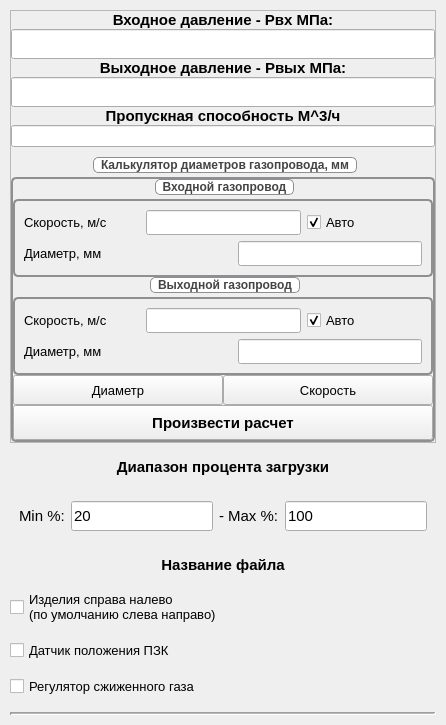
      <widget class="QWidget" name="regulator_tab">
       <attribute name="title">
        <string>Регулятор</string>
       </attribute>
       <layout class="QGridLayout" name="gridLayout_regulator">
        <property name="leftMargin">
         <number>10</number>
        </property>
        <property name="topMargin">
         <number>10</number>
        </property>
        <property name="rightMargin">
         <number>10</number>
        </property>
        <property name="bottomMargin">
         <number>10</number>
        </property>
        <property name="horizontalSpacing">
         <number>10</number>
        </property>
        <property name="verticalSpacing">
         <number>15</number>
        </property>
        <item row="0" column="0">
         <widget class="QFrame" name="frame">
          <property name="frameShape">
           <enum>QFrame::StyledPanel</enum>
          </property>
          <property name="frameShadow">
           <enum>QFrame::Raised</enum>
          </property>
          <layout class="QVBoxLayout" name="verticalLayout_10">
           <property name="spacing">
            <number>0</number>
           </property>
           <property name="leftMargin">
            <number>0</number>
           </property>
           <property name="topMargin">
            <number>0</number>
           </property>
           <property name="rightMargin">
            <number>0</number>
           </property>
           <property name="bottomMargin">
            <number>0</number>
           </property>
           <item>
            <widget class="QLabel" name="label">
             <property name="maximumSize">
              <size>
               <width>16777215</width>
               <height>30</height>
              </size>
             </property>
             <property name="font">
              <font>
               <pointsize>11</pointsize>
               <weight>75</weight>
               <bold>true</bold>
              </font>
             </property>
             <property name="text">
              <string>Входное давление - Рвх МПа:</string>
             </property>
             <property name="alignment">
              <set>Qt::AlignCenter</set>
             </property>
            </widget>
           </item>
           <item>
            <widget class="QLineEdit" name="input_PIn">
             <property name="minimumSize">
              <size>
               <width>0</width>
               <height>30</height>
              </size>
             </property>
             <property name="font">
              <font>
               <pointsize>11</pointsize>
              </font>
             </property>
             <property name="text">
              <string/>
             </property>
            </widget>
           </item>
           <item>
            <widget class="QLabel" name="label_2">
             <property name="maximumSize">
              <size>
               <width>16777215</width>
               <height>30</height>
              </size>
             </property>
             <property name="font">
              <font>
               <pointsize>11</pointsize>
               <weight>75</weight>
               <bold>true</bold>
              </font>
             </property>
             <property name="text">
              <string>Выходное давление - Рвых МПа:</string>
             </property>
             <property name="alignment">
              <set>Qt::AlignCenter</set>
             </property>
            </widget>
           </item>
           <item>
            <widget class="QLineEdit" name="input_POt">
             <property name="minimumSize">
              <size>
               <width>0</width>
               <height>30</height>
              </size>
             </property>
             <property name="font">
              <font>
               <pointsize>11</pointsize>
              </font>
             </property>
             <property name="text">
              <string/>
             </property>
            </widget>
           </item>
           <item>
            <widget class="QLabel" name="label_3">
             <property name="maximumSize">
              <size>
               <width>16777215</width>
               <height>30</height>
              </size>
             </property>
             <property name="font">
              <font>
               <pointsize>11</pointsize>
               <weight>75</weight>
               <bold>true</bold>
              </font>
             </property>
             <property name="text">
              <string>Пропускная способность М^3/ч</string>
             </property>
             <property name="alignment">
              <set>Qt::AlignCenter</set>
             </property>
            </widget>
           </item>
           <item>
            <widget class="QLineEdit" name="input_bandwidth">
             <property name="minimumSize">
              <size>
               <width>0</width>
               <height>30</height>
              </size>
             </property>
             <property name="font">
              <font>
               <pointsize>11</pointsize>
              </font>
             </property>
             <property name="styleSheet">
              <string notr="true">    margin-bottom: 10px;</string>
             </property>
             <property name="text">
              <string/>
             </property>
            </widget>
           </item>
           <item>
            <widget class="QGroupBox" name="groupBox">
             <property name="font">
              <font>
               <pointsize>11</pointsize>
               <weight>75</weight>
               <bold>true</bold>
              </font>
             </property>
             <property name="styleSheet">
              <string notr="true">QGroupBox {
    border: 2px solid #8f8f91;
    border-radius: 5px;
    margin-top: 20px;
    font-size: 12px;
    font-weight: bold;
    color: #2e2e2e;
}
QGroupBox::title {
    subcontrol-origin: margin;
    subcontrol-position: top center;
    padding: 0 5px;
    background-color: #ffffff;
    border: 1px solid #8f8f91;
    border-radius: 5px;
    color: #444444;
    font-size: 11pt;
    font-weight: bold;
}
QGroupBox::indicator {
    border: 1px solid #8f8f91;
    width: 13px;
    height: 13px;
    border-radius: 6px;
}
QGroupBox::indicator:unchecked {
    background-color: #ffffff;
}
QGroupBox::indicator:checked {
    background-color: #8f8f91;
}</string>
             </property>
             <property name="title">
              <string>Калькулятор диаметров газопровода, мм</string>
             </property>
             <layout class="QVBoxLayout" name="verticalLayout_7">
              <property name="spacing">
               <number>0</number>
              </property>
              <property name="leftMargin">
               <number>0</number>
              </property>
              <property name="topMargin">
               <number>0</number>
              </property>
              <property name="rightMargin">
               <number>0</number>
              </property>
              <property name="bottomMargin">
               <number>0</number>
              </property>
              <item>
               <widget class="QGroupBox" name="groupBox_2">
                <property name="font">
                 <font>
                  <pointsize>10</pointsize>
                  <weight>50</weight>
                  <bold>false</bold>
                 </font>
                </property>
                <property name="font">
                 <font>
                  <pointsize>10</pointsize>
                  <weight>50</weight>
                  <bold>false</bold>
                 </font>
                </property>
                <property name="title">
                 <string>Входной газопровод</string>
                </property>
                <layout class="QVBoxLayout" name="verticalLayout_8">
                 <item>
                  <layout class="QHBoxLayout" name="horizontalLayout_5">
                   <item>
                    <widget class="QLabel" name="label_10">
                     <property name="font">
                      <font>
                       <pointsize>10</pointsize>
                       <weight>50</weight>
                       <bold>false</bold>
                      </font>
                     </property>
                     <property name="text">
                      <string>Скорость, м/с</string>
                     </property>
                    </widget>
                   </item>
                   <item>
                    <widget class="QLineEdit" name="lineEdit_gas_speed">
                     <property name="maximumSize">
                      <size>
                       <width>155</width>
                       <height>16777215</height>
                      </size>
                     </property>
                     <property name="minimumSize">
                      <size>
                       <width>0</width>
                       <height>25</height>
                      </size>
                     </property>
                     <property name="font">
                      <font>
                       <pointsize>10</pointsize>
                      </font>
                     </property>
                     <property name="readOnly">
                      <bool>false</bool>
                     </property>
                    </widget>
                   </item>
                   <item>
                    <widget class="QCheckBox" name="QCB_Auto_Speed_In">
                     <property name="font">
                      <font>
                       <pointsize>10</pointsize>
                      </font>
                     </property>
                     <property name="text">
                      <string>Авто</string>
                     </property>
                     <property name="checked">
                      <bool>true</bool>
                     </property>
                    </widget>
                   </item>
                  </layout>
                 </item>
                 <item>
                  <layout class="QHBoxLayout" name="horizontalLayout_6">
                   <item>
                    <widget class="QLabel" name="label_11">
                     <property name="font">
                      <font>
                       <pointsize>10</pointsize>
                       <weight>50</weight>
                       <bold>false</bold>
                      </font>
                     </property>
                     <property name="text">
                      <string>Диаметр, мм</string>
                     </property>
                    </widget>
                   </item>
                   <item>
                    <widget class="QLineEdit" name="lineEdit_diametet_of_gas_pipeline">
                     <property name="maximumSize">
                      <size>
                       <width>184</width>
                       <height>16777215</height>
                      </size>
                     </property>
                     <property name="minimumSize">
                      <size>
                       <width>0</width>
                       <height>25</height>
                      </size>
                     </property>
                     <property name="font">
                      <font>
                       <pointsize>10</pointsize>
                      </font>
                     </property>
                    </widget>
                   </item>
                  </layout>
                 </item>
                </layout>
               </widget>
              </item>
              <item>
               <widget class="QGroupBox" name="groupBox_3">
                <property name="font">
                 <font>
                  <pointsize>10</pointsize>
                  <weight>50</weight>
                  <bold>false</bold>
                 </font>
                </property>
                <property name="font">
                 <font>
                  <pointsize>10</pointsize>
                  <weight>50</weight>
                  <bold>false</bold>
                 </font>
                </property>
                <property name="title">
                 <string>Выходной газопровод</string>
                </property>
                <layout class="QVBoxLayout" name="verticalLayout_9">
                 <item>
                  <layout class="QHBoxLayout" name="horizontalLayout_9">
                   <item>
                    <widget class="QLabel" name="label_14">
                     <property name="font">
                      <font>
                       <pointsize>10</pointsize>
                       <weight>50</weight>
                       <bold>false</bold>
                      </font>
                     </property>
                     <property name="text">
                      <string>Скорость, м/с</string>
                     </property>
                    </widget>
                   </item>
                   <item>
                    <widget class="QLineEdit" name="lineEdit_gas_speed_out">
                     <property name="maximumSize">
                      <size>
                       <width>155</width>
                       <height>16777215</height>
                      </size>
                     </property>
                     <property name="minimumSize">
                      <size>
                       <width>0</width>
                       <height>25</height>
                      </size>
                     </property>
                     <property name="font">
                      <font>
                       <pointsize>10</pointsize>
                      </font>
                     </property>
                     <property name="readOnly">
                      <bool>false</bool>
                     </property>
                    </widget>
                   </item>
                   <item>
                    <widget class="QCheckBox" name="QCB_Auto_Speed_Out">
                     <property name="font">
                      <font>
                       <pointsize>10</pointsize>
                      </font>
                     </property>
                     <property name="text">
                      <string>Авто</string>
                     </property>
                     <property name="checked">
                      <bool>true</bool>
                     </property>
                    </widget>
                   </item>
                  </layout>
                 </item>
                 <item>
                  <layout class="QHBoxLayout" name="horizontalLayout_10">
                   <item>
                    <widget class="QLabel" name="label_15">
                     <property name="font">
                      <font>
                       <pointsize>10</pointsize>
                       <weight>50</weight>
                       <bold>false</bold>
                      </font>
                     </property>
                     <property name="text">
                      <string>Диаметр, мм</string>
                     </property>
                    </widget>
                   </item>
                   <item>
                    <widget class="QLineEdit" name="lineEdit_diametet_of_gas_pipeline_out">
                     <property name="maximumSize">
                      <size>
                       <width>184</width>
                       <height>16777215</height>
                      </size>
                     </property>
                     <property name="minimumSize">
                      <size>
                       <width>0</width>
                       <height>25</height>
                      </size>
                     </property>
                     <property name="font">
                      <font>
                       <pointsize>10</pointsize>
                      </font>
                     </property>
                    </widget>
                   </item>
                  </layout>
                 </item>
                </layout>
               </widget>
              </item>
              <item>
               <layout class="QHBoxLayout" name="horizontalLayout_4">
                <property name="spacing">
                 <number>0</number>
                </property>
                <item>
                 <widget class="QPushButton" name="pushButton_flag_diametr">
                  <property name="minimumSize">
                   <size>
                    <width>0</width>
                    <height>30</height>
                   </size>
                  </property>
                  <property name="font">
                   <font>
                    <pointsize>10</pointsize>
                   </font>
                  </property>
                  <property name="minimumSize">
                   <size>
                    <width>0</width>
                    <height>30</height>
                   </size>
                  </property>
                  <property name="font">
                   <font>
                    <pointsize>10</pointsize>
                   </font>
                  </property>
                  <property name="text">
                   <string>Диаметр</string>
                  </property>
                 </widget>
                </item>
                <item>
                 <widget class="QPushButton" name="pushButton_flag_speed">
                  <property name="minimumSize">
                   <size>
                    <width>0</width>
                    <height>30</height>
                   </size>
                  </property>
                  <property name="font">
                   <font>
                    <pointsize>10</pointsize>
                   </font>
                  </property>
                  <property name="minimumSize">
                   <size>
                    <width>0</width>
                    <height>30</height>
                   </size>
                  </property>
                  <property name="font">
                   <font>
                    <pointsize>10</pointsize>
                   </font>
                  </property>
                  <property name="text">
                   <string>Скорость</string>
                  </property>
                 </widget>
                </item>
               </layout>
              </item>
              <item>
               <widget class="QPushButton" name="pushButton_make_calculation">
                <property name="minimumSize">
                 <size>
                  <width>210</width>
                  <height>35</height>
                 </size>
                </property>
                <property name="font">
                 <font>
                  <pointsize>11</pointsize>
                  <weight>75</weight>
                  <bold>true</bold>
                 </font>
                </property>
                <property name="text">
                 <string>Произвести расчет</string>
                </property>
               </widget>
              </item>
             </layout>
            </widget>
           </item>
          </layout>
         </widget>
        </item>
        <item row="1" column="0">
         <widget class="QLabel" name="label_4">
          <property name="maximumSize">
           <size>
            <width>16777215</width>
            <height>30</height>
           </size>
          </property>
          <property name="font">
           <font>
            <pointsize>11</pointsize>
            <weight>75</weight>
            <bold>true</bold>
           </font>
          </property>
          <property name="text">
           <string>Диапазон процента загрузки</string>
          </property>
          <property name="alignment">
           <set>Qt::AlignCenter</set>
          </property>
         </widget>
        </item>
        <item row="2" column="0">
         <widget class="QWidget" name="widget" native="true">
          <property name="minimumSize">
           <size>
            <width>0</width>
            <height>50</height>
           </size>
          </property>
          <property name="maximumSize">
           <size>
            <width>16777215</width>
            <height>50</height>
           </size>
          </property>
          <layout class="QHBoxLayout" name="horizontalLayout_2">
           <property name="topMargin">
            <number>0</number>
           </property>
           <property name="bottomMargin">
            <number>0</number>
           </property>
           <item>
            <widget class="QLabel" name="label_5">
             <property name="maximumSize">
              <size>
               <width>16777215</width>
               <height>30</height>
              </size>
             </property>
             <property name="font">
              <font>
               <pointsize>11</pointsize>
              </font>
             </property>
             <property name="text">
              <string>Min %:</string>
             </property>
            </widget>
           </item>
           <item>
            <widget class="QLineEdit" name="min_lebel_loading_range">
             <property name="minimumSize">
              <size>
               <width>0</width>
               <height>30</height>
              </size>
             </property>
             <property name="font">
              <font>
               <pointsize>11</pointsize>
              </font>
             </property>
             <property name="text">
              <string>20</string>
             </property>
            </widget>
           </item>
           <item>
            <widget class="QLabel" name="label_6">
             <property name="maximumSize">
              <size>
               <width>16777215</width>
               <height>30</height>
              </size>
             </property>
             <property name="font">
              <font>
               <pointsize>11</pointsize>
              </font>
             </property>
             <property name="text">
              <string>- Max %:</string>
             </property>
            </widget>
           </item>
           <item>
            <widget class="QLineEdit" name="max_lebel_loading_range">
             <property name="minimumSize">
              <size>
               <width>0</width>
               <height>30</height>
              </size>
             </property>
             <property name="font">
              <font>
               <pointsize>11</pointsize>
              </font>
             </property>
             <property name="text">
              <string>100</string>
             </property>
            </widget>
           </item>
          </layout>
         </widget>
        </item>
        <item row="3" column="0">
         <widget class="QLabel" name="label_7">
          <property name="maximumSize">
           <size>
            <width>16777215</width>
            <height>30</height>
           </size>
          </property>
          <property name="font">
           <font>
            <pointsize>11</pointsize>
            <weight>75</weight>
            <bold>true</bold>
           </font>
          </property>
          <property name="text">
           <string>Название файла</string>
          </property>
          <property name="alignment">
           <set>Qt::AlignCenter</set>
          </property>
         </widget>
        </item>
        <item row="4" column="0">
         <widget class="QCheckBox" name="left_to_right">
          <property name="font">
           <font>
            <pointsize>10</pointsize>
           </font>
          </property>
          <property name="text">
           <string>Изделия справа налево
(по умолчанию слева направо)</string>
          </property>
         </widget>
        </item>
        <item row="5" column="0">
         <widget class="QCheckBox" name="PZK_position_sensor">
          <property name="font">
           <font>
            <pointsize>10</pointsize>
           </font>
          </property>
          <property name="text">
           <string>Датчик положения ПЗК</string>
          </property>
         </widget>
        </item>
        <item row="6" column="0">
         <widget class="QCheckBox" name="Regulator_for_liquefied_gas">
          <property name="font">
           <font>
            <pointsize>10</pointsize>
           </font>
          </property>
          <property name="text">
           <string>Регулятор сжиженного газа</string>
          </property>
         </widget>
        </item>
        <item row="7" column="0">
         <widget class="Line" name="line_separator">
          <property name="orientation">
           <enum>Qt::Horizontal</enum>
          </property>
          <property name="lineWidth">
           <number>2</number>
          </property>
          <property name="midLineWidth">
           <number>1</number>
          </property>
         </widget>
        </item>
       </layout>
      </widget>
